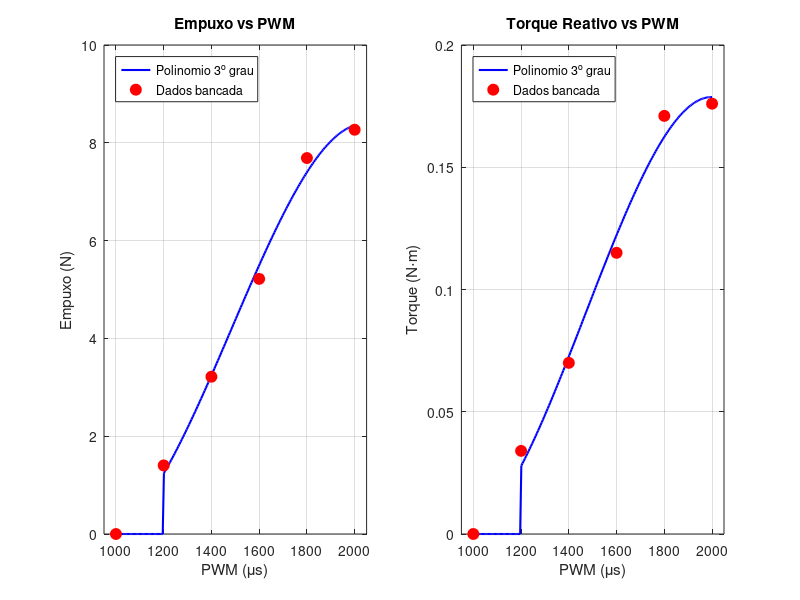

MATLAB code for this plot: (Note: this script raises an error after producing the figure.)
%% mixing_matrix.m
% =========================================================================
% Derivacao da Mixing Matrix — DH Hybrid-Drone VTOL (H-frame)
% =========================================================================
%
% Objetivo: Partindo dos dados de bancada e da geometria do frame,
%           derivar a mixing matrix que mapeia PWM dos 4 motores para
%           as forcas e momentos atuando no drone.
%
% Cadeia completa:
%
%   PWM(us) --[bancada]--> T(N), Q(Nm) --[geometria]--> [T, tx, ty, tz]
%
%   ┌  T  ┐       ┌ T1(pwm1) ┐         ┌ pwm1 ┐
%   │ tx  │ = M · │ T2(pwm2) │   <--   │ pwm2 │  via bancada
%   │ ty  │       │ T3(pwm3) │         │ pwm3 │
%   └ tz  ┘       └ T4(pwm4) ┘         └ pwm4 ┘
%
% Convencoes:
%   - Frame NED (x=frente, y=direita, z=baixo)
%   - Empuxo aponta em -k_b (para cima)
%   - Roll positivo  (tx > 0): asa direita desce
%   - Pitch positivo (ty > 0): nariz sobe
%   - Yaw positivo   (tz > 0): nariz vira para direita (CW visto de cima)
%
% Mapeamento (resultado da analise de correlacao):
%   C1 = Frontal-Direito  (CW)
%   C2 = Traseiro-Esquerdo (CW)
%   C3 = Frontal-Esquerdo  (CCW)
%   C4 = Traseiro-Direito  (CCW)
%
% Autor: Henrique / Claude
% Data: 2026-03-15
% =========================================================================

clear; close all; clc;

%% ========================================================================
%  1. DADOS DE BANCADA (dinamometro)
% =========================================================================
% Teste realizado com o mesmo motor/helice usado no voo.
% PWM de 1000 a 2000 us (0% a 100% throttle).

pwm_bench     = [1000; 1200; 1400; 1600; 1800; 2000];  % [us]
thrust_g      = [   0;  143;  328;  532;  784;  843];   % [gramas-forca]
torque_Nm     = [0.000; 0.034; 0.070; 0.115; 0.171; 0.176]; % [Nm]

% Converter empuxo: gramas-forca -> Newtons
g = 9.80665;  % [m/s^2]
thrust_N = thrust_g * g / 1000;

fprintf('=== DADOS DE BANCADA ===\n');
fprintf('  PWM(us)  Empuxo(g)  Empuxo(N)  Torque(Nm)\n');
fprintf('  %6.0f   %7.0f    %7.3f    %8.4f\n', ...
    [pwm_bench, thrust_g, thrust_N, torque_Nm]');

%% ========================================================================
%  2. MODELOS POLINOMIAIS: PWM -> T(N) e PWM -> Q(Nm)
% =========================================================================
% Ajuste polinomial de grau 3 (cubico) aos dados de bancada.
% Estes polinomios representam a curva de referencia do motor.

poly_degree = 3;

% Ajustar polinomios
coeffs_T = polyfit(pwm_bench, thrust_N, poly_degree);
coeffs_Q = polyfit(pwm_bench, torque_Nm, poly_degree);

% PWM minimo para empuxo/torque > 0 (dead zone)
idx_T_active = find(thrust_N > 1e-9, 1, 'first');
idx_Q_active = find(torque_Nm > 1e-9, 1, 'first');
pwm_min_T = pwm_bench(idx_T_active);
pwm_min_Q = pwm_bench(idx_Q_active);

% Funcoes do modelo (com dead zone e clamp >= 0)
T_ref = @(pwm) (pwm >= pwm_min_T) .* max(0, polyval(coeffs_T, pwm));
Q_ref = @(pwm) (pwm >= pwm_min_Q) .* max(0, polyval(coeffs_Q, pwm));

fprintf('\n=== MODELOS POLINOMIAIS (grau %d) ===\n', poly_degree);
fprintf('  T_ref(pwm) = %.6e*pwm^3 + %.6e*pwm^2 + %.6e*pwm + %.6e  [N]\n', coeffs_T);
fprintf('  Q_ref(pwm) = %.6e*pwm^3 + %.6e*pwm^2 + %.6e*pwm + %.6e  [Nm]\n', coeffs_Q);
fprintf('  Dead zone: T=0 para PWM < %.0f, Q=0 para PWM < %.0f\n', pwm_min_T, pwm_min_Q);

% --- Figura: ajuste dos polinomios ---
pwm_fine = linspace(1000, 2000, 200);

figure('Name', 'Modelo de Bancada', 'Position', [100 100 900 380], 'Color', 'w');

subplot(1,2,1);
plot(pwm_fine, T_ref(pwm_fine), 'b-', 'LineWidth', 1.5); hold on;
plot(pwm_bench, thrust_N, 'ro', 'MarkerSize', 8, 'MarkerFaceColor', 'r');
xlabel('PWM (\mus)'); ylabel('Empuxo (N)');
title('Empuxo vs PWM'); grid on;
legend('Polinomio 3^o grau', 'Dados bancada', 'Location', 'northwest');
xlim([950 2050]);

subplot(1,2,2);
plot(pwm_fine, Q_ref(pwm_fine), 'b-', 'LineWidth', 1.5); hold on;
plot(pwm_bench, torque_Nm, 'ro', 'MarkerSize', 8, 'MarkerFaceColor', 'r');
xlabel('PWM (\mus)'); ylabel('Torque (N\cdotm)');
title('Torque Reativo vs PWM'); grid on;
legend('Polinomio 3^o grau', 'Dados bancada', 'Location', 'northwest');
xlim([950 2050]);

saveas(gcf, 'fig06_modelo_bancada.png');

%% ========================================================================
%  3. GEOMETRIA DO FRAME H
% =========================================================================
%
%  Mapeamento confirmado (motor_mapping_analysis.m):
%
%              NARIZ (frente, +x)
%                  |
%     C3(CCW) o----+----o C1(CW)       <- lx_f = 311.18 mm
%              |   CG    |
%     C2(CW)  o---------o C4(CCW)      <- lx_r = 342.87 mm
%           ly              ly
%         232mm            232mm
%
%  Posicoes dos motores (x,y) relativas ao CG:
%    C1: (+lx_f, +ly)   Frontal-Direito   CW
%    C2: (-lx_r, -ly)   Traseiro-Esquerdo CW
%    C3: (+lx_f, -ly)   Frontal-Esquerdo  CCW
%    C4: (-lx_r, +ly)   Traseiro-Direito  CCW

lx_f = 0.31118;   % braco frontal [m]
lx_r = 0.34287;   % braco traseiro [m]
ly   = 0.232;     % braco lateral [m]

% Posicao (x, y) de cada canal relativo ao CG
%         x        y      sentido (CW=+1, CCW=-1)
motors = [
    +lx_f,  +ly,   +1;    % C1: Frontal-Direito,  CW
    -lx_r,  -ly,   +1;    % C2: Traseiro-Esquerdo, CW
    +lx_f,  -ly,   -1;    % C3: Frontal-Esquerdo,  CCW
    -lx_r,  +ly,   -1;    % C4: Traseiro-Direito,  CCW
];

x_m = motors(:,1);   % posicao longitudinal [m]
y_m = motors(:,2);   % posicao lateral [m]
d_m = motors(:,3);   % direcao yaw: +1=CW, -1=CCW

fprintf('\n=== GEOMETRIA DO FRAME ===\n');
fprintf('  Braco frontal: %.3f m\n', lx_f);
fprintf('  Braco traseiro: %.3f m\n', lx_r);
fprintf('  Braco lateral: %.3f m\n', ly);
fprintf('\n  Motor   Posicao (x,y) [m]      Rotacao\n');
for i = 1:4
    if d_m(i) > 0, dir_str = 'CW'; else, dir_str = 'CCW'; end
    fprintf('  C%d     (%+.3f, %+.3f)        %s\n', i, x_m(i), y_m(i), dir_str);
end

%% ========================================================================
%  4. DERIVACAO DA MIXING MATRIX
% =========================================================================
%
%  Para um motor na posicao (xi, yi) com empuxo Ti ao longo de -k_b:
%
%    Forca do motor:  F_i = (0, 0, -Ti)
%    Posicao:         r_i = (xi, yi, 0)
%
%    Momento = r_i x F_i = | i     j     k  |
%                          | xi    yi    0  |
%                          | 0     0    -Ti |
%
%    tau_i = (yi*(-Ti) - 0, 0 - xi*(-Ti), 0)
%          = (-yi*Ti, +xi*Ti, 0)
%
%  Portanto:
%    tau_x (roll)  = -yi * Ti     <- braco lateral
%    tau_y (pitch) = +xi * Ti     <- braco longitudinal
%    tau_z (yaw)   = di * Qi      <- torque reativo (CW=+, CCW=-)
%
%  Somando os 4 motores:
%
%    ┌  T  ┐   ┌   1     1     1     1  ┐ ┌ T1 ┐   ┌ 0  0  0  0 ┐ ┌ Q1 ┐
%    │ tx  │ = │ -y1   -y2   -y3   -y4  │ │ T2 │ + │ 0  0  0  0 │ │ Q2 │
%    │ ty  │   │ +x1   +x2   +x3   +x4  │ │ T3 │   │ 0  0  0  0 │ │ Q3 │
%    └ tz  ┘   └   0     0     0     0  ┘ └ T4 ┘   └ d1 d2 d3 d4 ┘ └ Q4 ┘
%
%  Ou de forma compacta:  u = M_T * T_vec + M_Q * Q_vec

% Matriz de empuxo
M_T = [  ones(1,4);       % T  = T1 + T2 + T3 + T4
        -y_m';             % tx = sum(-yi * Ti)
        +x_m';             % ty = sum(+xi * Ti)
         zeros(1,4)];      % tz (contribuicao de empuxo = 0)

% Matriz de torque reativo
M_Q = [ zeros(1,4);        % T  (sem contribuicao)
        zeros(1,4);         % tx (sem contribuicao)
        zeros(1,4);         % ty (sem contribuicao)
        d_m'];              % tz = sum(di * Qi)

% Mixing matrix combinada (em termos de Ti e Qi separados)
fprintf('\n=== MIXING MATRIX (empuxo) ===\n');
fprintf('  ┌  T  ┐   ┌ %+7.3f  %+7.3f  %+7.3f  %+7.3f ┐ ┌ T1 ┐\n', M_T(1,:));
fprintf('  │ tx  │ = │ %+7.3f  %+7.3f  %+7.3f  %+7.3f │ │ T2 │\n', M_T(2,:));
fprintf('  │ ty  │   │ %+7.3f  %+7.3f  %+7.3f  %+7.3f │ │ T3 │\n', M_T(3,:));
fprintf('  └ tz  ┘   └ %+7.3f  %+7.3f  %+7.3f  %+7.3f ┘ └ T4 ┘\n', M_T(4,:));

fprintf('\n=== MIXING MATRIX (torque reativo) ===\n');
fprintf('  tz = %+.0f*Q1 %+.0f*Q2 %+.0f*Q3 %+.0f*Q4\n', d_m');

fprintf('\n=== EQUACOES EXPANDIDAS ===\n');
fprintf('  T  =  T1 + T2 + T3 + T4\n');
fprintf('  tx = %+.3f*T1 %+.3f*T2 %+.3f*T3 %+.3f*T4\n', -y_m');
fprintf('  ty = %+.3f*T1 %+.3f*T2 %+.3f*T3 %+.3f*T4\n', +x_m');
fprintf('  tz = %+.0f*Q1 %+.0f*Q2 %+.0f*Q3 %+.0f*Q4\n', d_m');

%% ========================================================================
%  5. VERIFICACAO COM DADOS DE VOO
% =========================================================================
% Carregar o log e calcular forcas/momentos para um trecho de voo,
% depois comparar com as derivadas angulares medidas.

fprintf('\n=== VERIFICACAO COM DADOS DE VOO ===\n');
load(fullfile('..', 'identification', 'log_data.mat'));

% Interpolar para grade comum
ATT.TimeS  = double(ATT.TimeUS) / 1e6;
IMU.TimeS  = double(IMU.TimeUS) / 1e6;
RCOU.TimeS = double(RCOU.TimeUS) / 1e6;

idx_imu = IMU.I == 0;
time_IMU  = IMU.TimeS(idx_imu);
time_RCOU = RCOU.TimeS;

dt = 0.1;
t_start = max(min(time_IMU), min(time_RCOU));
t_end   = min(max(time_IMU), max(time_RCOU));
t = (t_start:dt:t_end)';

p = interp1(time_IMU, IMU.GyrX(idx_imu), t, 'linear');
q = interp1(time_IMU, IMU.GyrY(idx_imu), t, 'linear');
r = interp1(time_IMU, IMU.GyrZ(idx_imu), t, 'linear');

pwm = zeros(length(t), 4);
pwm(:,1) = interp1(time_RCOU, double(RCOU.C1), t, 'linear');
pwm(:,2) = interp1(time_RCOU, double(RCOU.C2), t, 'linear');
pwm(:,3) = interp1(time_RCOU, double(RCOU.C3), t, 'linear');
pwm(:,4) = interp1(time_RCOU, double(RCOU.C4), t, 'linear');

% Trecho de analise: 150-200s
idx_v = (t >= 150) & (t <= 200);
t_v   = t(idx_v);
p_v   = p(idx_v);
q_v   = q(idx_v);
r_v   = r(idx_v);
pwm_v = pwm(idx_v, :);

% Calcular empuxo e torque de cada motor via modelo de bancada
T_motors = zeros(size(pwm_v));
Q_motors = zeros(size(pwm_v));
for i = 1:4
    T_motors(:,i) = T_ref(pwm_v(:,i));
    Q_motors(:,i) = Q_ref(pwm_v(:,i));
end

% Calcular forcas e momentos via mixing matrix
T_total = sum(T_motors, 2);
tau_x   = T_motors * (-y_m);    % roll
tau_y   = T_motors * (+x_m);    % pitch
tau_z   = Q_motors * d_m;       % yaw

% Derivadas angulares medidas (para comparacao)
sw = 5;
p_dot = gradient(movmean(p_v, sw), dt);
q_dot = gradient(movmean(q_v, sw), dt);
r_dot = gradient(movmean(r_v, sw), dt);

% Correlacao: momentos calculados vs derivadas medidas
corr_roll  = corr(tau_x, p_dot);
corr_pitch = corr(tau_y, q_dot);
corr_yaw   = corr(tau_z, r_dot);

fprintf('  Correlacao (momento calculado vs derivada medida):\n');
fprintf('    Roll:  corr(tau_x, p_dot) = %+.4f\n', corr_roll);
fprintf('    Pitch: corr(tau_y, q_dot) = %+.4f\n', corr_pitch);
fprintf('    Yaw:   corr(tau_z, r_dot) = %+.4f\n', corr_yaw);
fprintf('  (Valores positivos confirmam que a mixing matrix esta correta)\n');

% --- Figura: momentos calculados vs derivadas medidas ---
figure('Name', 'Verificacao Mixing Matrix', 'Position', [50 50 1200 800], 'Color', 'w');

subplot(4,1,1);
plot(t_v, T_total, 'k-', 'LineWidth', 1.2);
ylabel('T_{total} [N]'); grid on;
title('Empuxo Total (soma dos 4 motores)');

subplot(4,1,2);
yyaxis left;
plot(t_v, tau_x, 'b-', 'LineWidth', 1.2); ylabel('\tau_x [Nm]');
yyaxis right;
plot(t_v, p_dot, 'r--', 'LineWidth', 1); ylabel('p_{dot} [rad/s^2]');
title(sprintf('Roll: \\tau_x vs \\dot{p}  (corr = %+.3f)', corr_roll));
legend('\tau_x (calculado)', '\dot{p} (medido)', 'Location', 'best');
grid on;

subplot(4,1,3);
yyaxis left;
plot(t_v, tau_y, 'b-', 'LineWidth', 1.2); ylabel('\tau_y [Nm]');
yyaxis right;
plot(t_v, q_dot, 'r--', 'LineWidth', 1); ylabel('q_{dot} [rad/s^2]');
title(sprintf('Pitch: \\tau_y vs \\dot{q}  (corr = %+.3f)', corr_pitch));
legend('\tau_y (calculado)', '\dot{q} (medido)', 'Location', 'best');
grid on;

subplot(4,1,4);
yyaxis left;
plot(t_v, tau_z, 'b-', 'LineWidth', 1.2); ylabel('\tau_z [Nm]');
yyaxis right;
plot(t_v, r_dot, 'r--', 'LineWidth', 1); ylabel('r_{dot} [rad/s^2]');
title(sprintf('Yaw: \\tau_z vs \\dot{r}  (corr = %+.3f)', corr_yaw));
legend('\tau_z (calculado)', '\dot{r} (medido)', 'Location', 'best');
xlabel('Tempo [s]'); grid on;

sgtitle('Verificacao: Momentos (Mixing Matrix + Bancada) vs Derivadas Medidas');
saveas(gcf, 'fig07_verificacao_mixing.png');

% --- Figura: empuxo e torque individuais ---
figure('Name', 'Forcas por Motor', 'Position', [50 50 1200 500], 'Color', 'w');

subplot(1,2,1);
plot(t_v, T_motors, 'LineWidth', 1.2);
xlabel('Tempo [s]'); ylabel('Empuxo [N]');
title('Empuxo por Motor'); grid on;
legend('C1 (F-Dir)', 'C2 (T-Esq)', 'C3 (F-Esq)', 'C4 (T-Dir)', 'Location', 'best');

subplot(1,2,2);
plot(t_v, Q_motors, 'LineWidth', 1.2);
xlabel('Tempo [s]'); ylabel('Torque [Nm]');
title('Torque Reativo por Motor'); grid on;
legend('C1 (F-Dir)', 'C2 (T-Esq)', 'C3 (F-Esq)', 'C4 (T-Dir)', 'Location', 'best');

saveas(gcf, 'fig08_forcas_por_motor.png');

%% ========================================================================
%  6. RESUMO
% =========================================================================
fprintf('\n');
fprintf('==============================================================\n');
fprintf('  RESUMO DA MIXING MATRIX\n');
fprintf('==============================================================\n');
fprintf('\n');
fprintf('  ┌  T  ┐   ┌ %+7.3f  %+7.3f  %+7.3f  %+7.3f ┐ ┌ T1 ┐   ┌ 0  0  0  0 ┐ ┌ Q1 ┐\n', M_T(1,:));
fprintf('  │ tx  │ = │ %+7.3f  %+7.3f  %+7.3f  %+7.3f │ │ T2 │ + │ 0  0  0  0 │ │ Q2 │\n', M_T(2,:));
fprintf('  │ ty  │   │ %+7.3f  %+7.3f  %+7.3f  %+7.3f │ │ T3 │   │ 0  0  0  0 │ │ Q3 │\n', M_T(3,:));
fprintf('  └ tz  ┘   └ %+7.3f  %+7.3f  %+7.3f  %+7.3f ┘ └ T4 ┘   └%+2.0f %+2.0f %+2.0f %+2.0f ┘ └ Q4 ┘\n', M_T(4,:), d_m');
fprintf('\n');
fprintf('  Onde Ti = T_ref(pwm_i) e Qi = Q_ref(pwm_i)  [polinomios de bancada]\n');
fprintf('\n');
fprintf('  Expandido:\n');
fprintf('    T  = T1 + T2 + T3 + T4\n');
fprintf('    tx = -%.3f*(T1+T4) + %.3f*(T2+T3)      [roll]\n', ly, ly);
fprintf('    ty = +%.3f*(T1+T3) - %.3f*(T2+T4)      [pitch]\n', lx_f, lx_r);
fprintf('    tz = +(Q1+Q2) - (Q3+Q4)                  [yaw]\n');
fprintf('\n');
fprintf('==============================================================\n');
fprintf('\nScript finalizado.\n');
